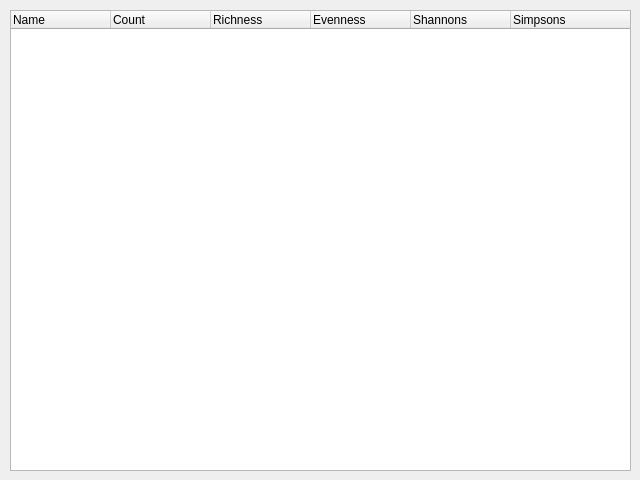
<?xml version="1.0" encoding="UTF-8"?>
<ui version="4.0">
 <class>dlgResults</class>
 <widget class="QDialog" name="dlgResults">
  <property name="geometry">
   <rect>
    <x>0</x>
    <y>0</y>
    <width>640</width>
    <height>480</height>
   </rect>
  </property>
  <property name="windowTitle">
   <string>Diversity Results</string>
  </property>
  <widget class="QWidget" name="verticalLayoutWidget">
   <property name="geometry">
    <rect>
     <x>10</x>
     <y>10</y>
     <width>621</width>
     <height>461</height>
    </rect>
   </property>
   <layout class="QVBoxLayout" name="lytMain">
    <item>
     <widget class="QTreeWidget" name="trwResults">
      <property name="alternatingRowColors">
       <bool>true</bool>
      </property>
      <column>
       <property name="text">
        <string>Name</string>
       </property>
      </column>
      <column>
       <property name="text">
        <string>Count</string>
       </property>
      </column>
      <column>
       <property name="text">
        <string>Richness</string>
       </property>
      </column>
      <column>
       <property name="text">
        <string>Evenness</string>
       </property>
      </column>
      <column>
       <property name="text">
        <string>Shannons</string>
       </property>
      </column>
      <column>
       <property name="text">
        <string>Simpsons</string>
       </property>
      </column>
     </widget>
    </item>
   </layout>
  </widget>
 </widget>
 <resources/>
 <connections/>
</ui>
